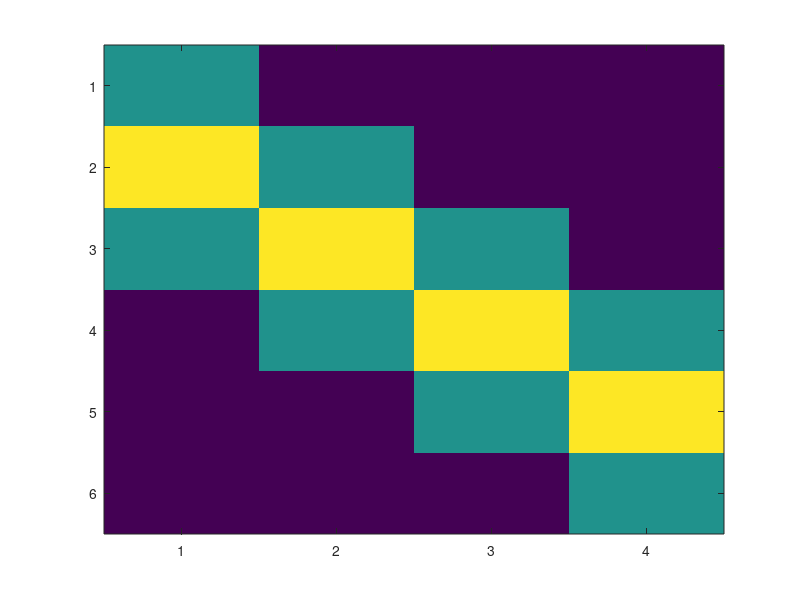
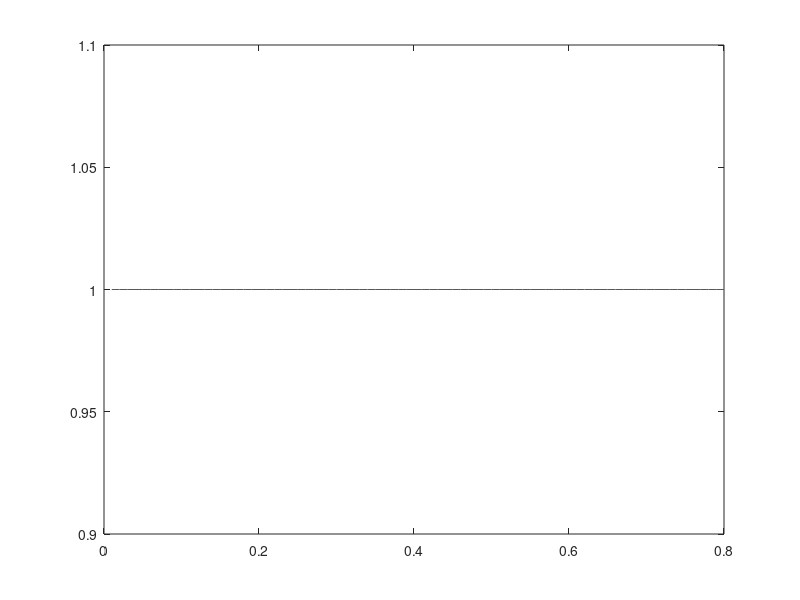
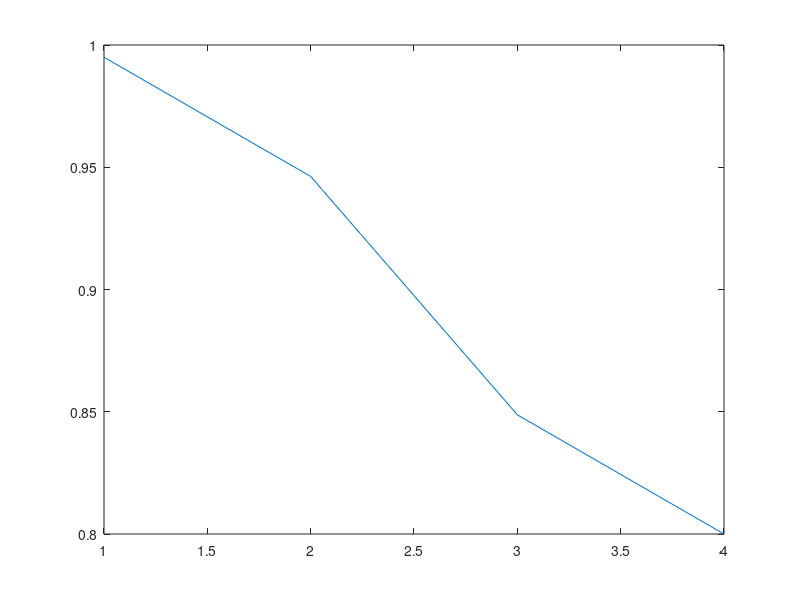
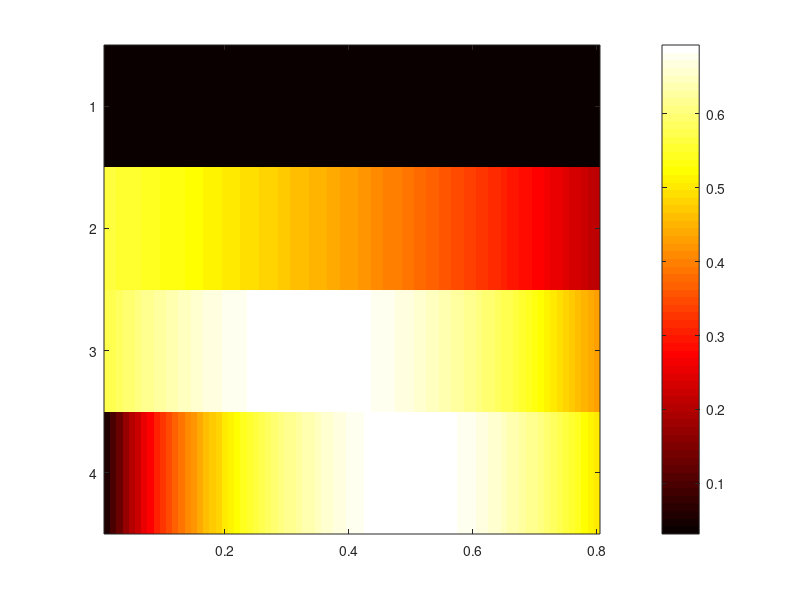

Write MATLAB code to recreate these figures, in order.
% Friston's Entropy miniization (first run EXPLR_publish3
epsiAll=0.01:.01:.8; % prior parameterization
na=4; ns=na+2; 

h1=zeros(ns,1); h1(1:3)=[1/4 1/2 1/4]; h2=zeros(na,1); h2(1)=1/4;
w0=toeplitz(h1,h2); 
figure(1);clf; imagesc(w0)
Hs=zeros(na,length(epsiAll));
MinH=zeros(1,length(epsiAll));
for i=1:length(epsiAll)
    epsi=epsiAll(i);
 %   pLO_s=[(1-epsi)*ones(3,1); 0.01*ones(3,1)]*ones(1,4);
    pLO_s=[.995*ones(3,1); epsi*ones(3,1)]*ones(1,4);
    pL_s=(1-pLO_s);
    p_LO=sum(w0.*pLO_s)';
    p_L=sum(w0.*pL_s)';
    H=-p_LO.*log(p_LO)-p_L.*log(p_L);
 %   H=-p_LO;
 %   [dummy,Max_p_LO(i)]=min(H);
  [dummy,MinH(i)]=min(H);
    Hs(:,i)=H;
end
figure(2);clf; plot(epsiAll,MinH);
figure(3);clf; plot(p_LO);
figure(4);clf;imagesc(epsiAll,1:na,Hs);colormap(hot); colorbar


